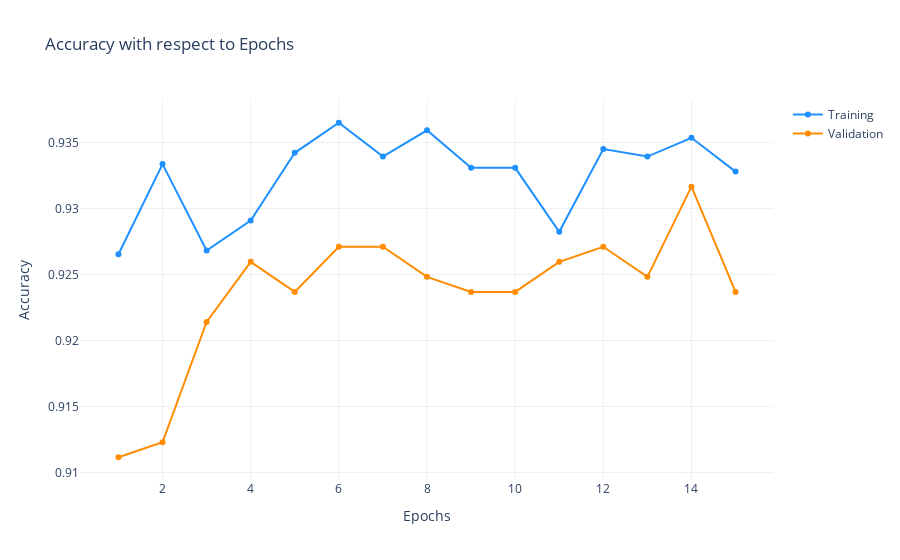

This figure's notebook cell:
### Code cell
display_training_curves(
    model_history.history['accuracy'], 
    model_history.history['val_accuracy'], 
    'accuracy')

### Figure 1 — Plotly figure (JSON) as saved in the notebook; plotly's stock layout.template omitted (floating-point values rounded to 4 significant figures)
{"data": [{"marker": {"color": "dodgerblue"}, "mode": "lines+markers", "name": "Training", "type": "scatter", "x": [1, 2, 3, 4, 5, 6, 7, 8, 9, 10, 11, 12, 13, 14, 15, 16, 17, 18, 19, 20, 21, 22, 23, 24, 25, 26, 27, 28, 29, 30], "y": [0.9265, 0.9334, 0.9268, 0.9291, 0.9342, 0.9365, 0.9339, 0.9359, 0.9331, 0.9331, 0.9282, 0.9345, 0.9339, 0.9354, 0.9328]}, {"marker": {"color": "darkorange"}, "mode": "lines+markers", "name": "Validation", "type": "scatter", "x": [1, 2, 3, 4, 5, 6, 7, 8, 9, 10, 11, 12, 13, 14, 15, 16, 17, 18, 19, 20, 21, 22, 23, 24, 25, 26, 27, 28, 29, 30], "y": [0.9112, 0.9123, 0.9214, 0.926, 0.9237, 0.9271, 0.9271, 0.9248, 0.9237, 0.9237, 0.926, 0.9271, 0.9248, 0.9317, 0.9237]}], "layout": {"title": {"text": "Accuracy with respect to Epochs"}, "xaxis": {"title": {"text": "Epochs"}}, "yaxis": {"title": {"text": "Accuracy"}}}}
